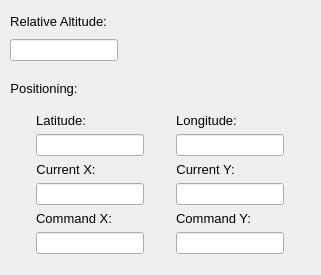
       <widget class="QWidget" name="tab_2">
        <attribute name="title">
         <string>Positioning</string>
        </attribute>
        <widget class="QWidget" name="layoutWidget">
         <property name="geometry">
          <rect>
           <x>10</x>
           <y>10</y>
           <width>156</width>
           <height>55</height>
          </rect>
         </property>
         <layout class="QVBoxLayout" name="verticalLayout_3">
          <item>
           <widget class="QLabel" name="label_15">
            <property name="sizePolicy">
             <sizepolicy hsizetype="Fixed" vsizetype="Fixed">
              <horstretch>0</horstretch>
              <verstretch>0</verstretch>
             </sizepolicy>
            </property>
            <property name="font">
             <font>
              <pointsize>10</pointsize>
             </font>
            </property>
            <property name="text">
             <string>Relative Altitude:</string>
            </property>
            <property name="alignment">
             <set>Qt::AlignCenter</set>
            </property>
           </widget>
          </item>
          <item>
           <widget class="QLineEdit" name="lineEdit_relativeAlt">
            <property name="sizePolicy">
             <sizepolicy hsizetype="Fixed" vsizetype="Fixed">
              <horstretch>0</horstretch>
              <verstretch>0</verstretch>
             </sizepolicy>
            </property>
            <property name="alignment">
             <set>Qt::AlignCenter</set>
            </property>
            <property name="readOnly">
             <bool>true</bool>
            </property>
           </widget>
          </item>
         </layout>
        </widget>
        <widget class="QWidget" name="layoutWidget">
         <property name="geometry">
          <rect>
           <x>10</x>
           <y>70</y>
           <width>302</width>
           <height>196</height>
          </rect>
         </property>
         <layout class="QVBoxLayout" name="verticalLayout_9">
          <item>
           <widget class="QLabel" name="label_12">
            <property name="sizePolicy">
             <sizepolicy hsizetype="Fixed" vsizetype="Fixed">
              <horstretch>0</horstretch>
              <verstretch>0</verstretch>
             </sizepolicy>
            </property>
            <property name="font">
             <font>
              <pointsize>10</pointsize>
             </font>
            </property>
            <property name="text">
             <string>Positioning:</string>
            </property>
            <property name="alignment">
             <set>Qt::AlignCenter</set>
            </property>
           </widget>
          </item>
          <item>
           <layout class="QGridLayout" name="gridLayout_5">
            <item row="0" column="0">
             <widget class="QLabel" name="label_13">
              <property name="sizePolicy">
               <sizepolicy hsizetype="Fixed" vsizetype="Fixed">
                <horstretch>0</horstretch>
                <verstretch>0</verstretch>
               </sizepolicy>
              </property>
              <property name="font">
               <font>
                <pointsize>10</pointsize>
               </font>
              </property>
              <property name="text">
               <string>Latitude:</string>
              </property>
              <property name="alignment">
               <set>Qt::AlignCenter</set>
              </property>
             </widget>
            </item>
            <item row="0" column="1">
             <widget class="QLabel" name="label_14">
              <property name="sizePolicy">
               <sizepolicy hsizetype="Fixed" vsizetype="Fixed">
                <horstretch>0</horstretch>
                <verstretch>0</verstretch>
               </sizepolicy>
              </property>
              <property name="font">
               <font>
                <pointsize>10</pointsize>
               </font>
              </property>
              <property name="text">
               <string>Longitude:</string>
              </property>
              <property name="alignment">
               <set>Qt::AlignCenter</set>
              </property>
             </widget>
            </item>
            <item row="1" column="0">
             <widget class="QLineEdit" name="lineEdit_Latitude">
              <property name="sizePolicy">
               <sizepolicy hsizetype="Fixed" vsizetype="Fixed">
                <horstretch>0</horstretch>
                <verstretch>0</verstretch>
               </sizepolicy>
              </property>
              <property name="alignment">
               <set>Qt::AlignCenter</set>
              </property>
              <property name="readOnly">
               <bool>true</bool>
              </property>
             </widget>
            </item>
            <item row="1" column="1">
             <widget class="QLineEdit" name="lineEdit_Longitude">
              <property name="sizePolicy">
               <sizepolicy hsizetype="Fixed" vsizetype="Fixed">
                <horstretch>0</horstretch>
                <verstretch>0</verstretch>
               </sizepolicy>
              </property>
              <property name="alignment">
               <set>Qt::AlignCenter</set>
              </property>
              <property name="readOnly">
               <bool>true</bool>
              </property>
             </widget>
            </item>
            <item row="2" column="0">
             <widget class="QLabel" name="label_18">
              <property name="sizePolicy">
               <sizepolicy hsizetype="Fixed" vsizetype="Fixed">
                <horstretch>0</horstretch>
                <verstretch>0</verstretch>
               </sizepolicy>
              </property>
              <property name="font">
               <font>
                <pointsize>10</pointsize>
               </font>
              </property>
              <property name="text">
               <string>Current X:</string>
              </property>
              <property name="alignment">
               <set>Qt::AlignCenter</set>
              </property>
             </widget>
            </item>
            <item row="2" column="1">
             <widget class="QLabel" name="label_19">
              <property name="sizePolicy">
               <sizepolicy hsizetype="Fixed" vsizetype="Fixed">
                <horstretch>0</horstretch>
                <verstretch>0</verstretch>
               </sizepolicy>
              </property>
              <property name="font">
               <font>
                <pointsize>10</pointsize>
               </font>
              </property>
              <property name="text">
               <string>Current Y:</string>
              </property>
              <property name="alignment">
               <set>Qt::AlignCenter</set>
              </property>
             </widget>
            </item>
            <item row="3" column="0">
             <widget class="QLineEdit" name="lineEdit_CurrentX">
              <property name="sizePolicy">
               <sizepolicy hsizetype="Fixed" vsizetype="Fixed">
                <horstretch>0</horstretch>
                <verstretch>0</verstretch>
               </sizepolicy>
              </property>
              <property name="alignment">
               <set>Qt::AlignCenter</set>
              </property>
              <property name="readOnly">
               <bool>true</bool>
              </property>
             </widget>
            </item>
            <item row="3" column="1">
             <widget class="QLineEdit" name="lineEdit_CurrentY">
              <property name="sizePolicy">
               <sizepolicy hsizetype="Fixed" vsizetype="Fixed">
                <horstretch>0</horstretch>
                <verstretch>0</verstretch>
               </sizepolicy>
              </property>
              <property name="alignment">
               <set>Qt::AlignCenter</set>
              </property>
              <property name="readOnly">
               <bool>true</bool>
              </property>
             </widget>
            </item>
            <item row="4" column="0">
             <widget class="QLabel" name="label_17">
              <property name="sizePolicy">
               <sizepolicy hsizetype="Fixed" vsizetype="Fixed">
                <horstretch>0</horstretch>
                <verstretch>0</verstretch>
               </sizepolicy>
              </property>
              <property name="font">
               <font>
                <pointsize>10</pointsize>
               </font>
              </property>
              <property name="text">
               <string>Command X:</string>
              </property>
              <property name="alignment">
               <set>Qt::AlignCenter</set>
              </property>
             </widget>
            </item>
            <item row="4" column="1">
             <widget class="QLabel" name="label_16">
              <property name="sizePolicy">
               <sizepolicy hsizetype="Fixed" vsizetype="Fixed">
                <horstretch>0</horstretch>
                <verstretch>0</verstretch>
               </sizepolicy>
              </property>
              <property name="font">
               <font>
                <pointsize>10</pointsize>
               </font>
              </property>
              <property name="text">
               <string>Command Y:</string>
              </property>
              <property name="alignment">
               <set>Qt::AlignCenter</set>
              </property>
             </widget>
            </item>
            <item row="5" column="0">
             <widget class="QLineEdit" name="lineEdit_CommandX">
              <property name="sizePolicy">
               <sizepolicy hsizetype="Fixed" vsizetype="Fixed">
                <horstretch>0</horstretch>
                <verstretch>0</verstretch>
               </sizepolicy>
              </property>
              <property name="alignment">
               <set>Qt::AlignCenter</set>
              </property>
              <property name="readOnly">
               <bool>true</bool>
              </property>
             </widget>
            </item>
            <item row="5" column="1">
             <widget class="QLineEdit" name="lineEdit_CommandY">
              <property name="sizePolicy">
               <sizepolicy hsizetype="Fixed" vsizetype="Fixed">
                <horstretch>0</horstretch>
                <verstretch>0</verstretch>
               </sizepolicy>
              </property>
              <property name="alignment">
               <set>Qt::AlignCenter</set>
              </property>
              <property name="readOnly">
               <bool>true</bool>
              </property>
             </widget>
            </item>
           </layout>
          </item>
         </layout>
        </widget>
       </widget>
